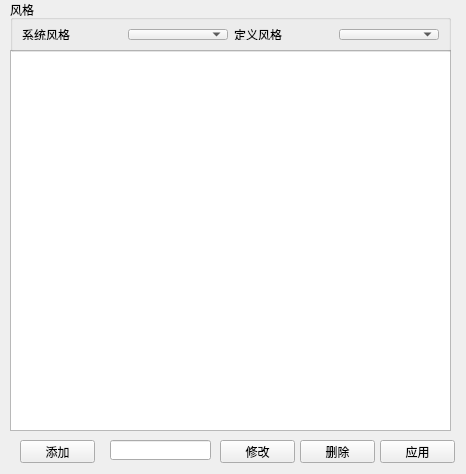
<?xml version="1.0" encoding="UTF-8"?>
<ui version="4.0">
 <class>CStyleWidget</class>
 <widget class="QWidget" name="CStyleWidget">
  <property name="geometry">
   <rect>
    <x>0</x>
    <y>0</y>
    <width>466</width>
    <height>474</height>
   </rect>
  </property>
  <property name="windowTitle">
   <string>皮肤管理器</string>
  </property>
  <property name="windowOpacity">
   <double>2.000000000000000</double>
  </property>
  <widget class="QTextEdit" name="txt_Content">
   <property name="geometry">
    <rect>
     <x>10</x>
     <y>50</y>
     <width>441</width>
     <height>381</height>
    </rect>
   </property>
  </widget>
  <widget class="QLineEdit" name="le_Name">
   <property name="geometry">
    <rect>
     <x>110</x>
     <y>440</y>
     <width>101</width>
     <height>20</height>
    </rect>
   </property>
  </widget>
  <widget class="QPushButton" name="btn_Add">
   <property name="geometry">
    <rect>
     <x>20</x>
     <y>440</y>
     <width>75</width>
     <height>23</height>
    </rect>
   </property>
   <property name="text">
    <string>添加</string>
   </property>
  </widget>
  <widget class="QPushButton" name="btn_Delete">
   <property name="geometry">
    <rect>
     <x>300</x>
     <y>440</y>
     <width>75</width>
     <height>23</height>
    </rect>
   </property>
   <property name="text">
    <string>删除</string>
   </property>
  </widget>
  <widget class="QPushButton" name="btn_Modify">
   <property name="geometry">
    <rect>
     <x>220</x>
     <y>440</y>
     <width>75</width>
     <height>23</height>
    </rect>
   </property>
   <property name="text">
    <string>修改</string>
   </property>
  </widget>
  <widget class="QPushButton" name="btn_Apply">
   <property name="geometry">
    <rect>
     <x>380</x>
     <y>440</y>
     <width>75</width>
     <height>23</height>
    </rect>
   </property>
   <property name="text">
    <string>应用</string>
   </property>
  </widget>
  <widget class="QGroupBox" name="groupBox">
   <property name="geometry">
    <rect>
     <x>10</x>
     <y>0</y>
     <width>441</width>
     <height>52</height>
    </rect>
   </property>
   <property name="title">
    <string>风格</string>
   </property>
   <layout class="QGridLayout" name="gridLayout">
    <item row="0" column="0">
     <widget class="QLabel" name="label">
      <property name="text">
       <string>系统风格</string>
      </property>
     </widget>
    </item>
    <item row="0" column="2">
     <widget class="QComboBox" name="styleCombo">
      <item>
       <property name="text">
        <string/>
       </property>
      </item>
     </widget>
    </item>
    <item row="0" column="3">
     <widget class="QLabel" name="label_2">
      <property name="text">
       <string>定义风格</string>
      </property>
     </widget>
    </item>
    <item row="0" column="4">
     <widget class="QComboBox" name="styleSheetCombo">
      <item>
       <property name="text">
        <string/>
       </property>
      </item>
     </widget>
    </item>
   </layout>
  </widget>
 </widget>
 <resources/>
 <connections/>
</ui>
